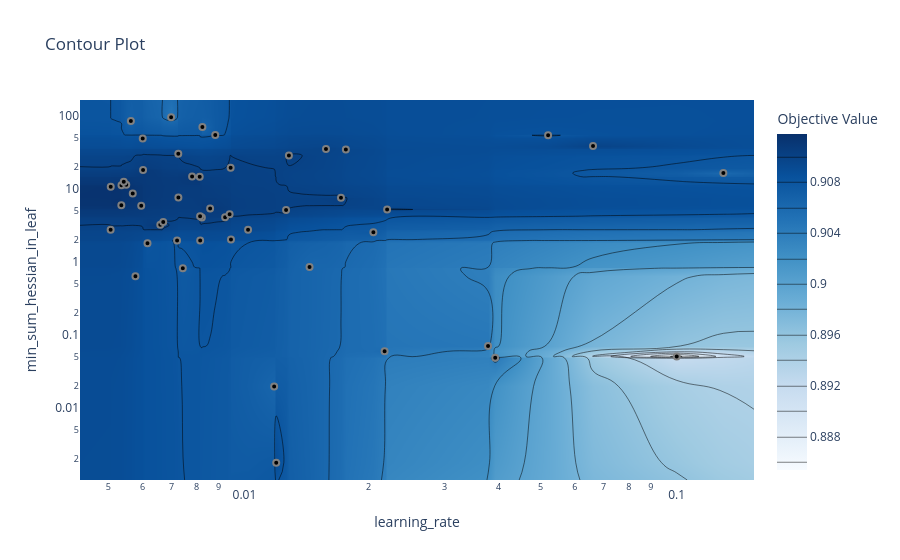

The cell this chart's notebook holds for it:
### Code cell
plot_contour(study, params=['learning_rate','min_sum_hessian_in_leaf'] )
